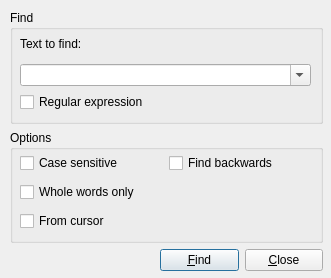
<ui version="4.0" >
 <class>dlgFindText</class>
 <widget class="QDialog" name="dlgFindText" >
  <property name="geometry" >
   <rect>
    <x>0</x>
    <y>0</y>
    <width>331</width>
    <height>278</height>
   </rect>
  </property>
  <property name="windowTitle" >
   <string>Find Text - QSciTE</string>
  </property>
  <widget class="QWidget" name="verticalLayout_2" >
   <property name="geometry" >
    <rect>
     <x>10</x>
     <y>10</y>
     <width>313</width>
     <height>261</height>
    </rect>
   </property>
   <layout class="QVBoxLayout" >
    <item>
     <layout class="QVBoxLayout" >
      <item>
       <widget class="QGroupBox" name="groupBox_2" >
        <property name="title" >
         <string>Find</string>
        </property>
        <widget class="QWidget" name="verticalLayout_3" >
         <property name="geometry" >
          <rect>
           <x>10</x>
           <y>20</y>
           <width>291</width>
           <height>82</height>
          </rect>
         </property>
         <layout class="QVBoxLayout" >
          <property name="leftMargin" >
           <number>0</number>
          </property>
          <property name="rightMargin" >
           <number>0</number>
          </property>
          <item>
           <widget class="QLabel" name="label" >
            <property name="text" >
             <string>Text to find:</string>
            </property>
           </widget>
          </item>
          <item>
           <widget class="QComboBox" name="comboBox" >
            <property name="editable" >
             <bool>true</bool>
            </property>
           </widget>
          </item>
          <item>
           <widget class="QCheckBox" name="chkRegEx" >
            <property name="text" >
             <string>Regular expression</string>
            </property>
           </widget>
          </item>
         </layout>
        </widget>
       </widget>
      </item>
      <item>
       <widget class="QGroupBox" name="groupBox" >
        <property name="title" >
         <string>Options</string>
        </property>
        <widget class="QWidget" name="gridLayout" >
         <property name="geometry" >
          <rect>
           <x>10</x>
           <y>20</y>
           <width>291</width>
           <height>86</height>
          </rect>
         </property>
         <layout class="QGridLayout" >
          <item row="0" column="0" >
           <widget class="QCheckBox" name="chkCase" >
            <property name="text" >
             <string>Case sensitive</string>
            </property>
           </widget>
          </item>
          <item row="1" column="0" >
           <widget class="QCheckBox" name="chkWhole" >
            <property name="text" >
             <string>Whole words only</string>
            </property>
           </widget>
          </item>
          <item row="2" column="0" >
           <widget class="QCheckBox" name="chkBeginHere" >
            <property name="text" >
             <string>From cursor</string>
            </property>
           </widget>
          </item>
          <item row="0" column="1" >
           <widget class="QCheckBox" name="chkBackwards" >
            <property name="text" >
             <string>Find backwards</string>
            </property>
           </widget>
          </item>
         </layout>
        </widget>
       </widget>
      </item>
     </layout>
    </item>
    <item>
     <layout class="QHBoxLayout" >
      <property name="spacing" >
       <number>-1</number>
      </property>
      <property name="leftMargin" >
       <number>150</number>
      </property>
      <property name="rightMargin" >
       <number>0</number>
      </property>
      <item>
       <widget class="QPushButton" name="btnFind" >
        <property name="text" >
         <string>&amp;Find</string>
        </property>
       </widget>
      </item>
      <item>
       <widget class="QPushButton" name="btnClose" >
        <property name="text" >
         <string>&amp;Close</string>
        </property>
       </widget>
      </item>
     </layout>
    </item>
   </layout>
  </widget>
 </widget>
 <resources/>
 <connections>
  <connection>
   <sender>btnClose</sender>
   <signal>clicked()</signal>
   <receiver>dlgFindText</receiver>
   <slot>close()</slot>
   <hints>
    <hint type="sourcelabel" >
     <x>283</x>
     <y>254</y>
    </hint>
    <hint type="destinationlabel" >
     <x>165</x>
     <y>138</y>
    </hint>
   </hints>
  </connection>
 </connections>
</ui>
